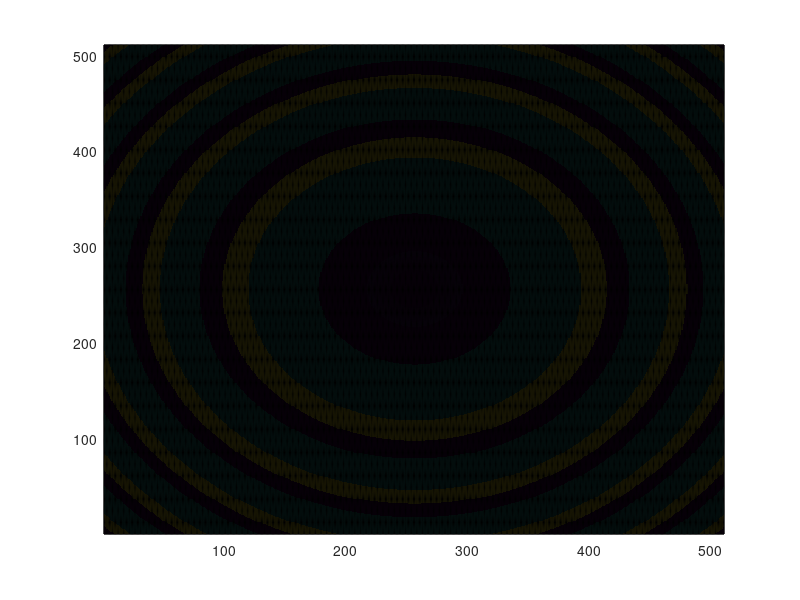
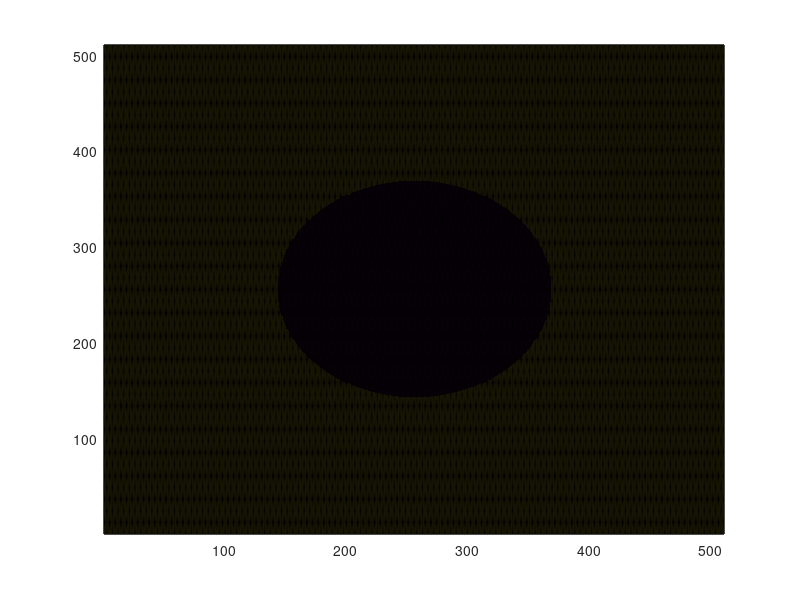
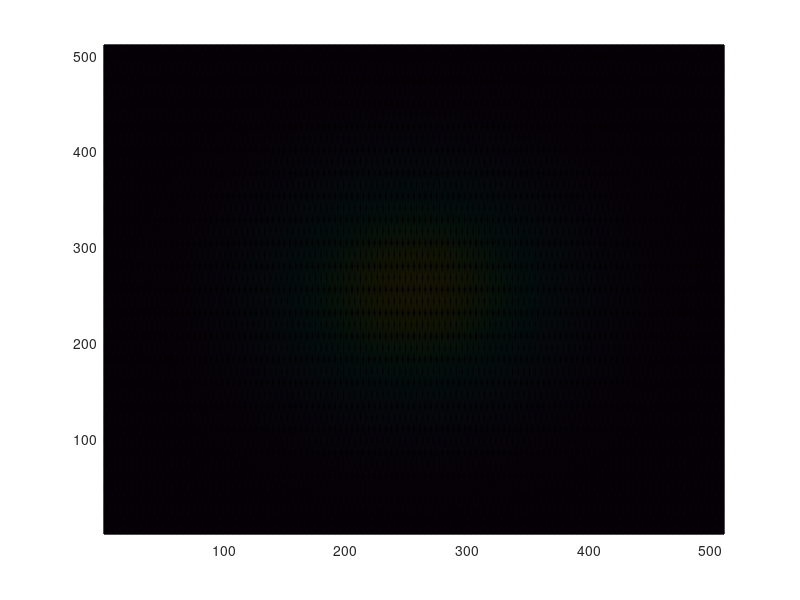
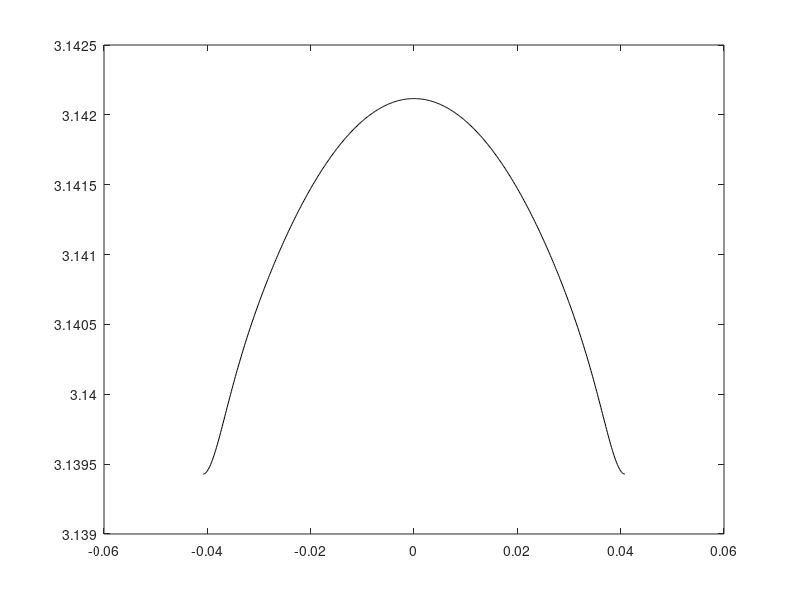

The MATLAB script that drew these images, in order:
n = 9;
number_of_samples = 2^n - 1;
[u, v] = meshgrid(5e-5 .* linspace(-0.5, 0.5, number_of_samples));
dist = -150e-6;
k_0 = 2*pi/800e-9;

sigma = 0.1e-6;
wavefunc = @(u,v) exp(1i * k_0 * sqrt(dist.^2 + u.^2 + v.^2) - (u.^2 + v.^2)/(2*sigma.^2));
sampled_wave_2d = wavefunc(u, v);
figure; pcolor(angle(sampled_wave_2d));
focal_plane_wave_2d = fftshift(fft2(ifftshift(sampled_wave_2d)));
figure; pcolor(angle(focal_plane_wave_2d));
figure; pcolor(abs(focal_plane_wave_2d));
f_tube = 160e-3;
obj_mag = 20;
k = u * k_0 / f_tube * obj_mag;

scaling = 0.8;
integer_list = floor(-number_of_samples/2+0.5):floor(number_of_samples/2-0.5);
space_width = (max(k(:)) - min(k(:)));
x_discrete = integer_list * 2 * pi / space_width / scaling;

[x, y] = meshgrid(x_discrete);
f = unwrap(angle(focal_plane_wave_2d(2^(n-1),:)));

figure; plot(x(1,:), f, 'k');
%p = polyfit(x(1,87:169), f(87:169), 2);
%hold on 
%plot(x(1,87:169), polyval(p, x(1,87:169)), 'r--');